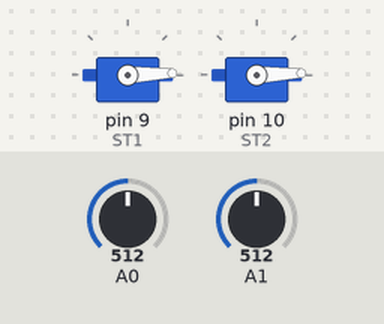
A sketch run on a simulated Arduino Uno, built with avr-gcc and run on an emulated ATmega328P. Parts: 2 × servo. The test bench sets the inputs (shaded band); at power-on: A0 = 512, A1 = 512. What the sketch prints to the serial monitor is not drawn.

Above: at 0.05 s.
At 1.75 s:
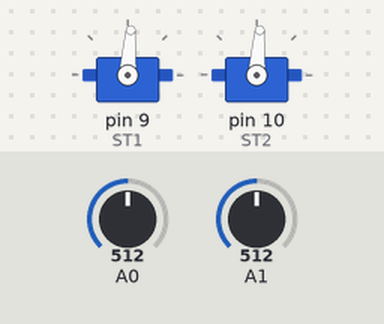
At 3.45 s:
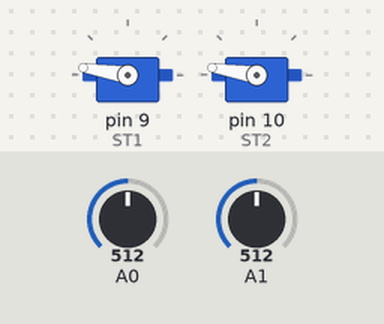
At 6.9 s:
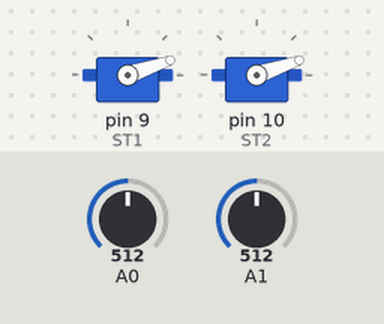
Timing chart, 0 to 9.7 s (numbered marks = the images above):
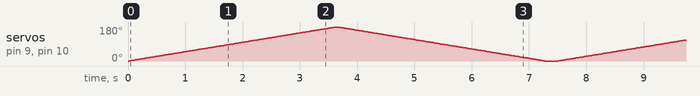

The sketch:

motors_volt.ino
```cpp
/************************************************************
 *******************          Wiring:         **************
*************************************************************

Arduino Pin A0  ->  AttoPilot V
Arduino Pin A1  ->  AttoPilot I  -> doesn't work
Arduino Pin 9  ->  Sabertooth S1
Arduino Pin 10 ->  Sabertooth S2
Arduino GND    ->  Sabertooth 0V
Arduino GND    ->  AttoPilot GND
Arduino VIN    ->  Sabertooth 5V (OPTIONAL, Sabertooth powers Arduino)

*/

#include <Servo.h>

// Sabertooth control pins
// Sabertooth accepts servo pulses from 1000 us to 2000 us.
// We need to specify the pulse widths in attach(). 0 degrees will be full reverse, 180 degrees will be
// full forward. Sending a servo command of 90 will stop the motor. Whether the servo pulses control
// the motors individually or control throttle and turning depends on your mixed mode setting.

Servo ST1, ST2;

int VRaw; //This will store our raw ADC data
int IRaw;
float VFinal; //This will store the converted data
float IFinal;

void setup()
{
  Serial.begin(9600);


// Notice these attach() calls. The second and third arguments are important.
// With a single argument, the range is 44 to 141 degrees, with 92 being stopped.
// With all three arguments, we can use 0 to 180 degrees, with 90 being stopped.
  ST1.attach( 9, 1000, 2000);
  ST2.attach(10, 1000, 2000);
}


void loop()
{
  sabertooth();
  attoPilot();
}

void attoPilot()
{
  //Measurement
  VRaw = analogRead(A0);
  IRaw = analogRead(A1);  // doesn't work ...

  //Conversion
  VFinal = VRaw/49.44; //45 Amp board

  IFinal = IRaw/14.9; //45 Amp board

  Serial.print(VFinal);
  Serial.println("   Volts");
  Serial.print(IFinal);
  Serial.println("   Amps");
  Serial.println("");
  Serial.println("");
  delay(200);
}

void sabertooth()
{
  int power;

  // Ramp both servo channels from 0 to 180 (full reverse to full forward),
  // waiting 20 ms (1/50th of a second) per value.
  for (power = 0; power <= 180; power ++)
  {
    ST1.write(power);
    ST2.write(power);
    delay(20);
  }

  // Now go back the way we came.
  for (power = 180; power >= 0; power --)
  {
    ST1.write(power);
    ST2.write(power);
    delay(20);
  }
}
```
